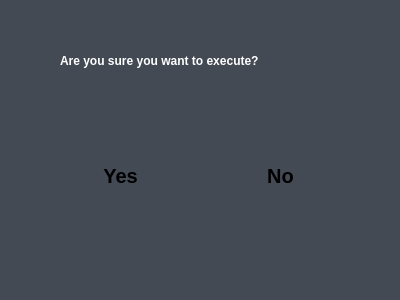
<?xml version="1.0" encoding="UTF-8"?>
<ui version="4.0">
 <class>PopWindowMP</class>
 <widget class="QWidget" name="PopWindowMP">
  <property name="geometry">
   <rect>
    <x>0</x>
    <y>0</y>
    <width>400</width>
    <height>300</height>
   </rect>
  </property>
  <property name="palette">
   <palette>
    <active>
     <colorrole role="Base">
      <brush brushstyle="SolidPattern">
       <color alpha="255">
        <red>255</red>
        <green>255</green>
        <blue>255</blue>
       </color>
      </brush>
     </colorrole>
     <colorrole role="Window">
      <brush brushstyle="SolidPattern">
       <color alpha="255">
        <red>67</red>
        <green>74</green>
        <blue>84</blue>
       </color>
      </brush>
     </colorrole>
    </active>
    <inactive>
     <colorrole role="Base">
      <brush brushstyle="SolidPattern">
       <color alpha="255">
        <red>255</red>
        <green>255</green>
        <blue>255</blue>
       </color>
      </brush>
     </colorrole>
     <colorrole role="Window">
      <brush brushstyle="SolidPattern">
       <color alpha="255">
        <red>67</red>
        <green>74</green>
        <blue>84</blue>
       </color>
      </brush>
     </colorrole>
    </inactive>
    <disabled>
     <colorrole role="Base">
      <brush brushstyle="SolidPattern">
       <color alpha="255">
        <red>67</red>
        <green>74</green>
        <blue>84</blue>
       </color>
      </brush>
     </colorrole>
     <colorrole role="Window">
      <brush brushstyle="SolidPattern">
       <color alpha="255">
        <red>67</red>
        <green>74</green>
        <blue>84</blue>
       </color>
      </brush>
     </colorrole>
    </disabled>
   </palette>
  </property>
  <property name="windowTitle">
   <string>Form</string>
  </property>
  <widget class="QPushButton" name="yesButton">
   <property name="geometry">
    <rect>
     <x>60</x>
     <y>150</y>
     <width>121</width>
     <height>51</height>
    </rect>
   </property>
   <property name="styleSheet">
    <string notr="true"> QPushButton { 
background-color: &quot;#CCD1D9&quot;; 
color: &quot;#434A54&quot;; 
border-radius: 10px;
font-weight: bold;
font-size: 20px;
border: none; 
}
 QPushButton:pressed {
     background-color: #E6E9ED
 }</string>
   </property>
   <property name="text">
    <string>Yes</string>
   </property>
  </widget>
  <widget class="QPushButton" name="noButton">
   <property name="geometry">
    <rect>
     <x>220</x>
     <y>150</y>
     <width>121</width>
     <height>51</height>
    </rect>
   </property>
   <property name="styleSheet">
    <string notr="true"> QPushButton { 
background-color: &quot;#CCD1D9&quot;; 
color: &quot;#434A54&quot;; 
border-radius: 10px;
font-weight: bold;
font-size: 20px;
border: none; 
}
 QPushButton:pressed {
     background-color: #E6E9ED
 }</string>
   </property>
   <property name="text">
    <string>No</string>
   </property>
  </widget>
  <widget class="QLabel" name="label">
   <property name="geometry">
    <rect>
     <x>60</x>
     <y>40</y>
     <width>281</width>
     <height>41</height>
    </rect>
   </property>
   <property name="font">
    <font>
     <weight>75</weight>
     <bold>true</bold>
    </font>
   </property>
   <property name="styleSheet">
    <string notr="true">color: #ffffff;
font-weight: bold;
</string>
   </property>
   <property name="text">
    <string>Are you sure you want to execute?</string>
   </property>
  </widget>
 </widget>
 <resources/>
 <connections>
  <connection>
   <sender>yesButton</sender>
   <signal>clicked()</signal>
   <receiver>PopWindowMP</receiver>
   <slot>on_yesButton_clicked()</slot>
   <hints>
    <hint type="sourcelabel">
     <x>147</x>
     <y>175</y>
    </hint>
    <hint type="destinationlabel">
     <x>144</x>
     <y>225</y>
    </hint>
   </hints>
  </connection>
  <connection>
   <sender>noButton</sender>
   <signal>clicked()</signal>
   <receiver>PopWindowMP</receiver>
   <slot>on_noButton_clicked()</slot>
   <hints>
    <hint type="sourcelabel">
     <x>267</x>
     <y>165</y>
    </hint>
    <hint type="destinationlabel">
     <x>270</x>
     <y>122</y>
    </hint>
   </hints>
  </connection>
 </connections>
 <slots>
  <slot>on_yesButton_clicked()</slot>
  <slot>on_noButton_clicked()</slot>
 </slots>
</ui>
